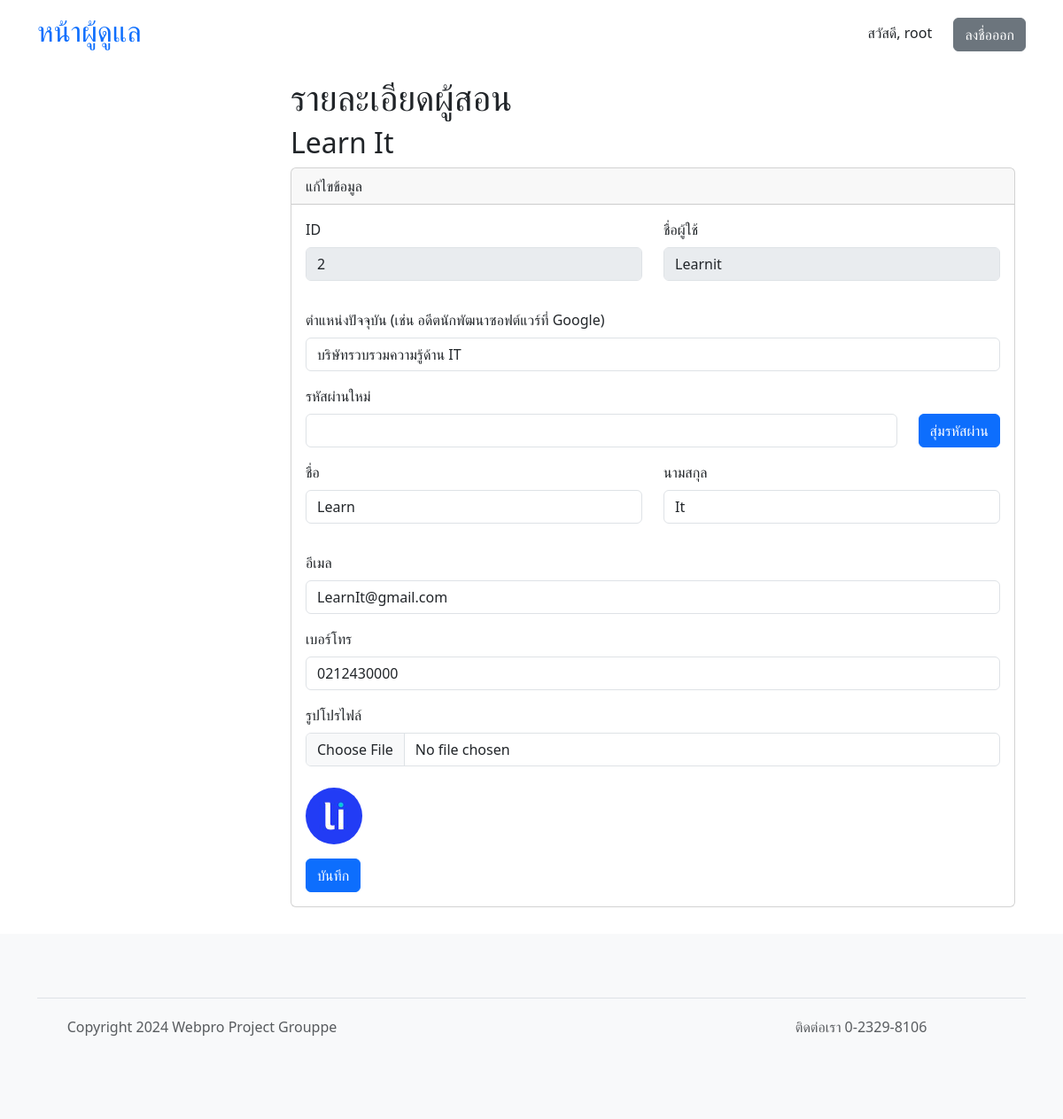
The app's page /admin/instructor.php?id=2 (signed in), older data.
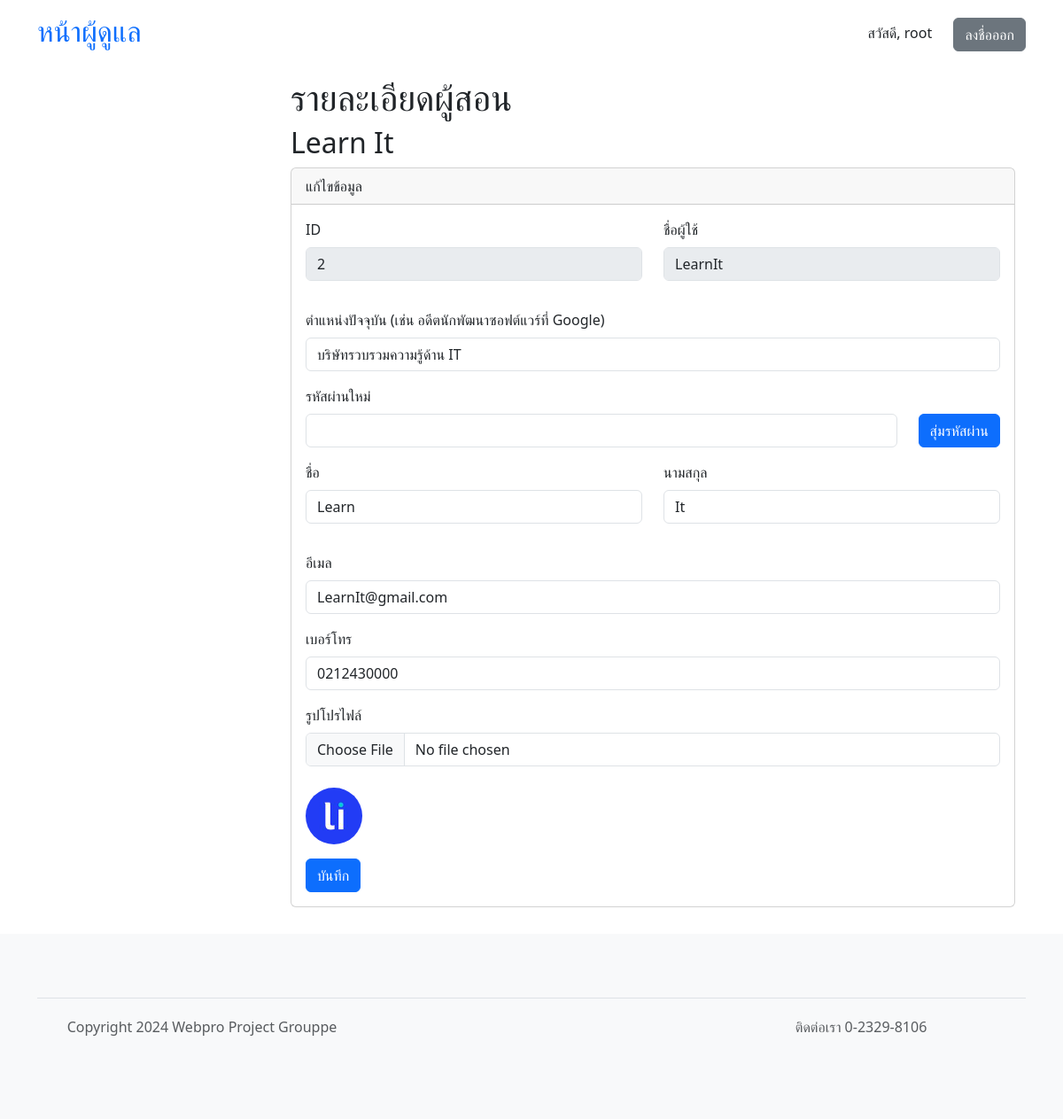
The same page, newer data.
### tables this page shows
CREATE TABLE "instructors" (
	"id"	INTEGER,
	"username"	VARCHAR(32) NOT NULL,
	"first_name"	VARCHAR(64) NOT NULL,
	"last_name"	VARCHAR(64) NOT NULL,
	"profile_pic_hash"	CHARACTER(32),
	"password"	CHARACTER(72) NOT NULL,
	"role"	CHARACTER(64),
	"email"	CHARACTER(64),
	"phone"	CHARACTER(16),
	"created_date"	DATETIME,
	PRIMARY KEY("id" AUTOINCREMENT)
);

### core.php (called while the page is built, shortened)
<?php
require 'shopping.php';
require 'common.php';
	class App extends SQLite3 {
			?>
				</form><?php
		function get_object($id, $table) {
			$sql = "SELECT *, first_name || ' ' || last_name AS name FROM $table WHERE id = \"" . $id . "\"";
			$ret = $this->query($sql);
			$row = $ret->fetchArray(SQLITE3_ASSOC);
			$row = prepare_other_data($row, '../');
			return $row;
		}
	}
?>

### common.php (called while the page is built, shortened)
<?php
function prepare_other_data($row, $prefix = "") {
	if (isset($row['profile_pic_hash'])) {
		if ($row['profile_pic_hash'] != "") {
			$row['pfplink'] = $prefix . "avatars/" . $row['profile_pic_hash'] . '.jpg';
			return $row;
		}
	}
	$row['pfplink'] = get_pfplink_from_seed('saltPROJECTGROUPPE' . md5($row['username']));
	return $row;
}
	?>

### admin/si_edit.php (the view, shortened to what this page needs)
<?php
$object = null;
if (isset($_GET['id']))
	$object = $db->get_object($_GET['id'], $table);
if ($object != null) {
	$head = $head_1;
	$subhead = "<h2>{$object['name']}</h2>";
	$cardhead = "แก้ไขข้อมูล";
	$required = "";
	$lock = "disabled";
}
?>
<div class="container">
	<h1><?php echo $head ?></h1>
	<?php
		echo $subhead;
	?>
	<div class="card">
		<div class="card-header">
			<?php echo $cardhead ?>
		</div>
		<div class="card-body">
			<form action="<?php echo $logicpage; ?>" method="post" enctype="multipart/form-data">
				<div class="mb-3 row">
					<div class="col mb-3">
						<?php if ($object['id'] != 0) { ?>
						<label for="username" class="form-label <?php echo $required ?>">ID</label>
						<input type="text" class="form-control" id="id" name="id" value="<?php echo $object['id'] ?>" disabled>
						<?php } ?>
					</div>
					<div class="<?php if ($object['id'] != 0) { echo "col"; } else { echo ""; } ?> mb-3">
						<label for="username" class="form-label <?php echo $required ?>">ชื่อผู้ใช้</label>
						<input type="text" class="form-control" id="username" name="username" value="<?php echo $object['username'] ?>" <?php echo $lock ?> >
					</div>
				</div>
				<?php
				if ($table == "instructors") {
					?>
					<div class="mb-3">
						<label for="role" class="form-label
						<?php echo $required ?>">ตำแหน่งปัจจุบัน (เช่น อดีตนักพัฒนาซอฟต์แวร์ที่ Google)</label>
						<div class="mb-3 row">
							<div class="col">
								<input class="form-control" name="role" value="<?php echo $object['role'] ?>">
							</div>
						</div>
					</div>
					<?php
				}
				?>
				<div class="mb-3">
					<label for="password" class="form-label <?php echo $required ?>">รหัสผ่าน<?php echo $object['id'] == 0 ? "" : "ใหม่"; ?></label>
					<div class="mb-3 row">
						<div class="col">
							<input class="form-control" id="password-input" name="password">
						</div>
						<div class="col-auto">
							<button type="button" onclick="passwordgen()" class="btn btn-primary">สุ่มรหัสผ่าน</button>
						</div>
					</div>
				</div>
				<div class="mb-3 row">
					<div class="col mb-3">
						<label for="first_name" class="form-label <?php echo $required ?>">ชื่อ</label>
						<input type="text" class="form-control" id="first_name" name="first_name" value="<?php echo $object['first_name'] ?>">
					</div>
					<div class="col mb-3">
						<label for="last_name" class="form-label <?php echo $required ?>">นามสกุล</label>
						<input type="text" class="form-control" id="last_name" name="last_name" value="<?php echo $object['last_name'] ?>">
					</div>
				</div>
				<div class="mb-3">
					<label for="email" class="form-label <?php echo $required ?>">อีเมล</label>
					<input type="email" class="form-control" id="email" name="email" value="<?php echo $object['email'] ?>">
				</div>
				<div class="mb-3">
					<label for="phone" class="form-label <?php echo $required ?>">เบอร์โทร</label>
					<input type="text" class="form-control" id="phone" name="phone" value="<?php echo $object['phone'] ?>">
				</div>
				<div class="mb-3">
					<label for="pfplink" class="form-label">รูปโปรไฟล์</label>
					<input type="file" class="form-control mb-4" id="pfpFile" name="pfpfile" accept="image/jpeg">
					<?php if ($object['id'] != 0) { ?>
					<img src="<?php echo $object['pfplink'] ?>" alt="avatar" width="64" height="64" class="rounded-circle me-4">
					<?php } else { ?>
					<input type="hidden" name="new">
					<?php } ?>
				</div>
				<button type="submit" class="btn btn-primary">บันทึก</button>
			</form>
		</div>
	</div>
</div>
<?php
require 'template_footer.php';
?>

Row changes from the older to the newer data that the page shows:
changed instructors "บริษัทรวบรวมความรู้ด้าน IT": username "Learnit" → "LearnIt"
